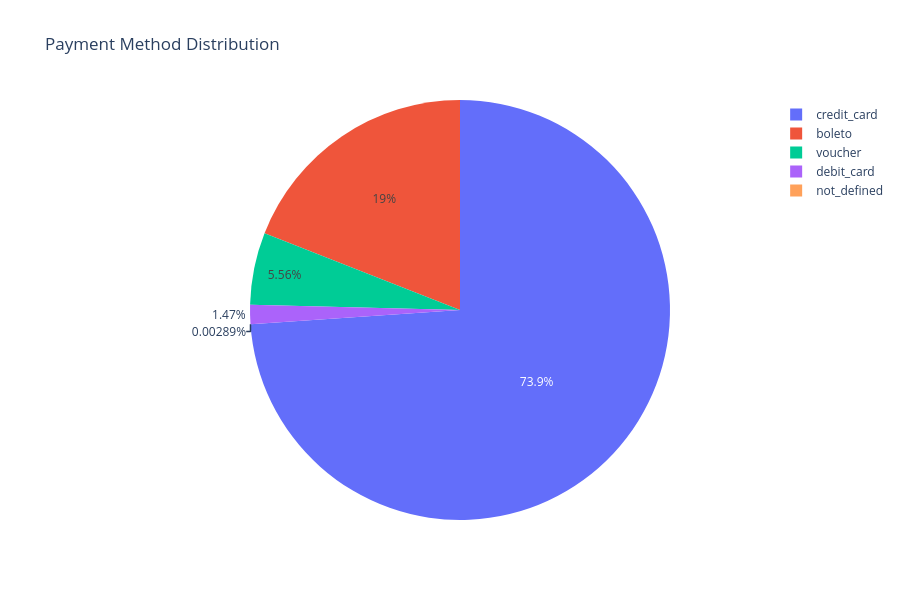

Here is the notebook cell this chart was saved with:
### Markdown cell above
## 4. Payment Method Distribution

To understand customer payment preferences, the distribution of payment methods is visualized based on the number of payment records.

This visualization shows which payment methods are used most frequently by customers.

### Code cell
fig = px.pie(
    payment_counts,
    names=payment_counts.index,
    values=payment_counts.values,
    title='Payment Method Distribution'
)

fig.update_layout(
    height=600,
    width=900
)

fig.show()

### Figure 1 — Plotly figure (JSON) as saved in the notebook; plotly's stock layout.template omitted (floating-point values rounded to 4 significant figures)
{"data": [{"domain": {"x": [0, 1], "y": [0, 1]}, "hovertemplate": "payment_type=%{label}<br>value=%{value}<extra></extra>", "labels": ["credit_card", "boleto", "voucher", "debit_card", "not_defined"], "legendgroup": "", "name": "", "showlegend": true, "type": "pie", "values": [76795, 19784, 5775, 1529, 3]}], "layout": {"height": 600, "legend": {"tracegroupgap": 0}, "title": {"text": "Payment Method Distribution"}, "width": 900}}
